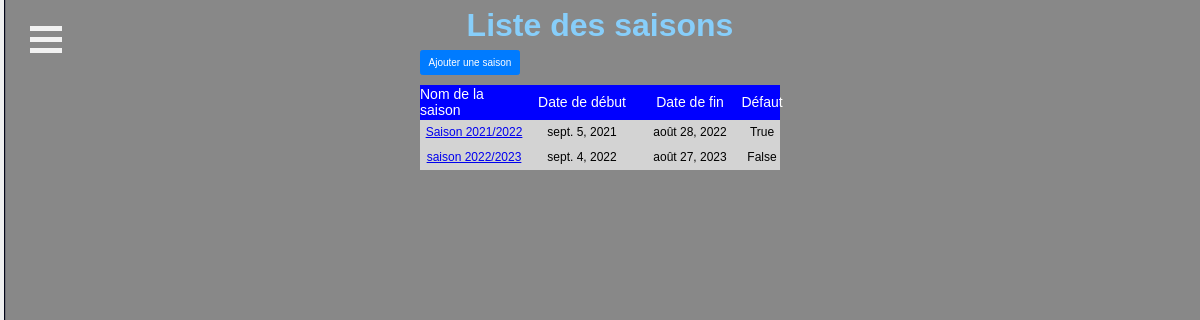
The app's page /admin-insc/admin_saison_list (signed in) with its own data.
### administration/models.py (models this page shows)
class Saison(models.Model):
    nom_saison = models.CharField(max_length=50, blank=True)
    date_debut = models.DateField(auto_now=False, auto_now_add=False)
    date_fin = models.DateField(auto_now=False, auto_now_add=False)
    default = models.BooleanField()

### administration/views.py (the view)
# urls.py: path('admin_saison_list', SaisonList.as_view(), name='admin_saison_list'),
class SaisonList(LoginRequiredMixin, ListView):
    login_url = 'accounts/login/'
    redirect_field_name = 'redirect_to'
    model = Saison
    template_name = 'admin_saison_list.html'
    def get_context_data(self, **kwargs):
        context = super().get_context_data(**kwargs)
        context['saison_list'] = Saison.objects.all().order_by('nom_saison')
        return context

### administration/templates/admin_saison_list.html
{% extends 'admin_base.html' %}
{% load static %}
{% block content %}
<div class="row titre_inscription">
    <h1>Liste des saisons</h1>
</div>
<div class="row" style="justify-content:center">
    <div class="col" style="width:30%">
        <div class="row" style="margin-bottom:10px">
            <a href="{% url 'admin_saison_create' %}">
                <button class="btn btn-primary">Ajouter une saison</button>
            </a>
        </div>
        <div class="row entete">
            <div class="titre" style="width:30%">Nom de la saison</div>
            <div class="titre" style="width:30%">Date de début</div>
            <div class="titre" style="width:30%">Date de fin</div>
            <div class="titre" style="width:10%">Défaut</div>
        </div>
        <div class="col">
            {% for saison in saison_list %}
            <div class="row contenu">
                <a href="{% url 'admin_saison_update' saison.id %}"class="titre" style="width:30%">{{ saison.nom_saison }}
                </a>
            <div class="titre" style="width:30%">{{ saison.date_debut }}</div>
            <div class="titre" style="width:30%">{{ saison.date_fin }}</div>
            <div class="titre" style="width:10%">{{ saison.default }}</div>
            </div>
            {% endfor %}
        </div>
    </div>
</div>
{% endblock content %}

### static/css/style.css (style rules this page uses)
* { margin: 0px; padding: 0px; font-family: Avenir, sans-serif; }
html { font: 62.5% Arial, Helvetica, sans-serif; }
body { min-height: 100%; }
h1 { font-size: 32px; color: lightskyblue; }
.col { display: flex; flex-wrap: wrap; flex-direction: column; }
.row { display: flex; flex-wrap: nowrap; width: 100%; }
.titre_inscription { justify-content: center; height: 50px; align-items: center; }
.entete { height: 35px; background-color: blue; font-size: 14px; color: white; align-items: center; justify-content: center; }
.entete > .titre, .contenu > .titre { display: flex; justify-content: center; }
.contenu { height: 25px; background-color: lightgrey; font-size: 12px; align-items: center; justify-content: center; }
.btn { display: inline-block; justify-content: center; font-weight: 400; text-align: center; white-space: nowrap; vertical-align: middle; -webkit-user-select: none; -moz-user-select: none; -ms-user-select: none; user-select: none; border: 1px solid transparent; padding: 0.375rem 0.75rem; font-size: 1rem; line-height: 1.5; border-radius: 0.25rem; transition: color 0.15s ease-in-out, background-color 0.15s ease-in-out, border-color 0.15s ease-in-out, box-shadow 0.15s ease-in-out; }
.btn:not(:disabled):not(.disabled) { cursor: pointer; }
.btn-primary { color: #fff; background-color: #007bff; border-color: #007bff; }

### records on screen
Saison: nom_saison "Saison 2021/2022", date_debut "sept. 5, 2021", date_fin "août 28, 2022", default "True"
Saison: nom_saison "saison 2022/2023", date_debut "sept. 4, 2022", date_fin "août 27, 2023", default "False"
